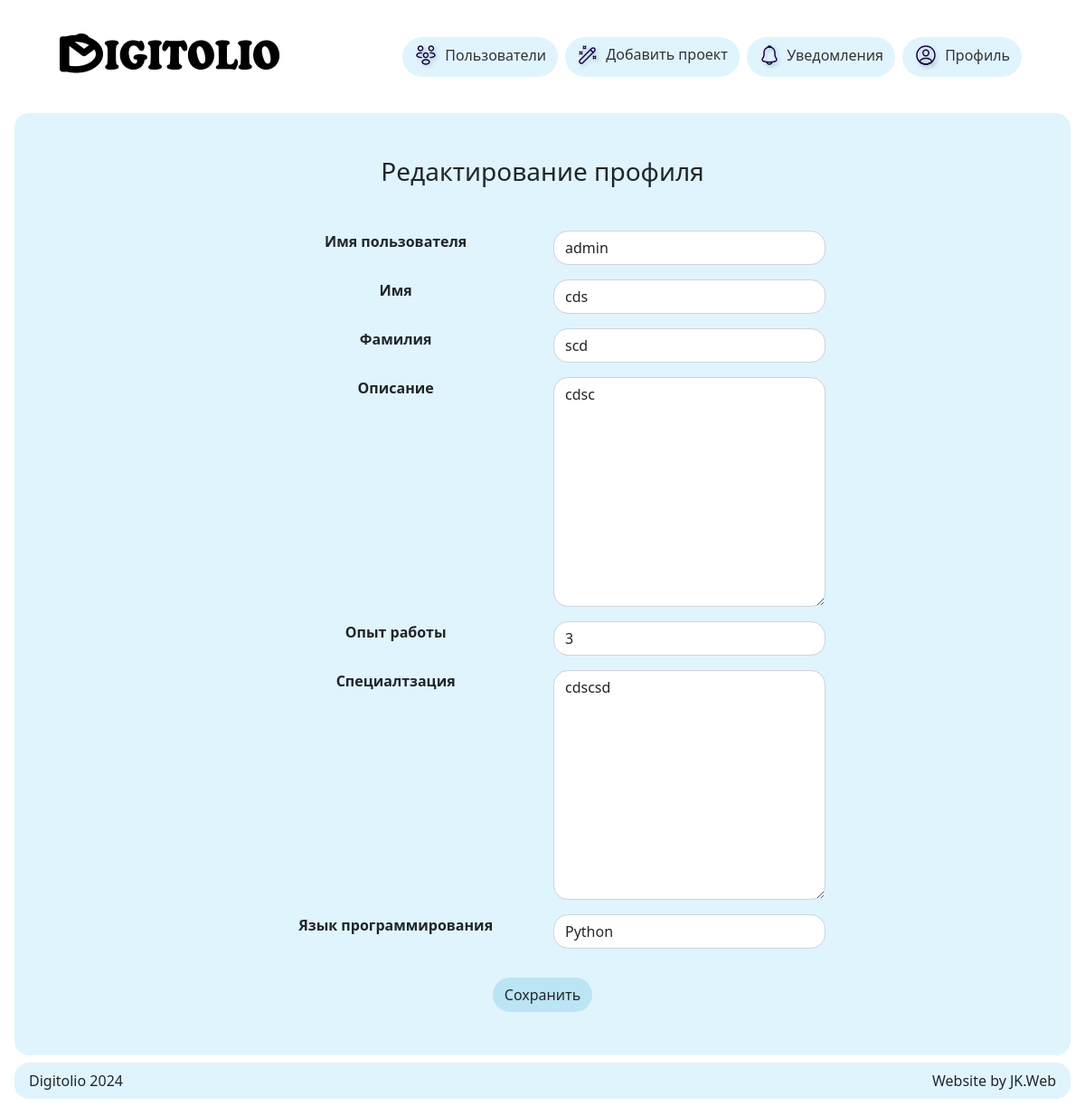
/persons/update/admin (signed in), run on the app's committed database.
### persons/models.py (models this page shows)
class Person(AbstractUser):
    password = models.CharField(max_length=255, verbose_name='Пароль')
    description = models.TextField(null=True, blank=True, verbose_name='Описание')
    experience = models.IntegerField(null=True, blank=True, verbose_name='Опыт работы')
    specialization = models.TextField(max_length=255, null=True, blank=True, verbose_name='Специализация')
    programming_language = models.TextField(choices=PROGRAMMING_LANGUAGES, null=True, blank=True, verbose_name='Язык программирования')
    groups = models.ManyToManyField(
        'auth.Group',
        related_name='persons',
        blank=True,
        help_text='The groups this person belongs to.',
        verbose_name='groups',
    )
    user_permissions = models.ManyToManyField(
        'auth.Permission',
        related_name='persons',
        blank=True,
        help_text='Specific permissions for this person.',
        verbose_name='user permissions',
    )

### persons/views.py (the view)
# urls.py: path('update/<str:username>', views.profile_update_view, name='profile_update'),
@login_required(login_url='persons:login')
def profile_update_view(request, username):
    user = get_object_or_404(User, username=username)
    form = CustomUserUpdateForm(request.POST or None, instance=user)
    if form.is_valid():
        form.save()
        return redirect('persons:profile_view', username=username)
    return render(request, 'persons/profile_update.html', {'form': form})

### persons/forms.py
class CustomUserUpdateForm(forms.ModelForm):
    class Meta:
        model = Person
        fields = [
            'username', 'first_name', 'last_name', 'description',
            'experience', 'specialization',
            'programming_language'
        ]
        labels = {
            'username': 'Имя пользователя',
            'first_name': 'Имя',
            'last_name': 'Фамилия',
            'description': 'Описание',
            'experience': 'Опыт работы',
            'specialization': 'Специалтзация',
            'programming_language': 'Язык программирования'
        }
        help_texts = {
            'username': 'Введите имя пользователя.',
            'first_name': 'Введите имя.',
            'last_name': 'Введите фамилию.',
            'description': 'Введите описание.',
            'experience': 'Введите опыт работы.',
            'specialization': 'Введите специализацию.',
            'programming_language': 'Введите язык программирования.'
        }

### templates/persons/profile_update.html (shortened to what this page needs)
<!DOCTYPE html>
{% load static %}
{% load widget_tweaks %}
<html>
<head>
  <link href="https://cdn.jsdelivr.net/npm/bootstrap@5.0.2/dist/css/bootstrap.min.css" rel="stylesheet">
</head>
<body>
  <header>
    {% include 'includes/header_nav.html' %}
  </header>
  <main class='ms-3 me-3 p-5' style='background-color: #E0F4FD; border-radius: 1rem;'>
    <div class='col-7 m-auto text-center'>
      <h3 class='mb-5'>Редактирование профиля</h3>
      <form method="post">
        {% for field in form %}
          <div class="form-group row mb-3">
            <div class="col-sm-6 text-right">
              <label class='fw-bold ' for="{{ field.id_for_label }}">{{ field.label }}</label>
            </div>
            <div class="col-sm-6">
              {{ field | add_class:"form-control" | attr:"style: border-radius: 1rem;"}}
            </div>
          </div>
        {% endfor %}
        <div class="form-group text-center mt-3">
          <button type="submit" style="background-color: #BBE4F5;" class="btn rounded-pill mt-3">Сохранить</button>
        </div>
      </form>
    </div>
  </main>
  <footer>
    {% include 'includes/footer_base.html' %}
  </footer>
</body>
</html>

### data on the page
Person: username "admin" "cds" "scd" "cdsc" "3" "cdscsd" "Python"

### other printed values
{{ field.label }} "Имя пользователя" "Имя" "Фамилия" "Описание" "Опыт работы" "Специалтзация" "Язык программирования"
